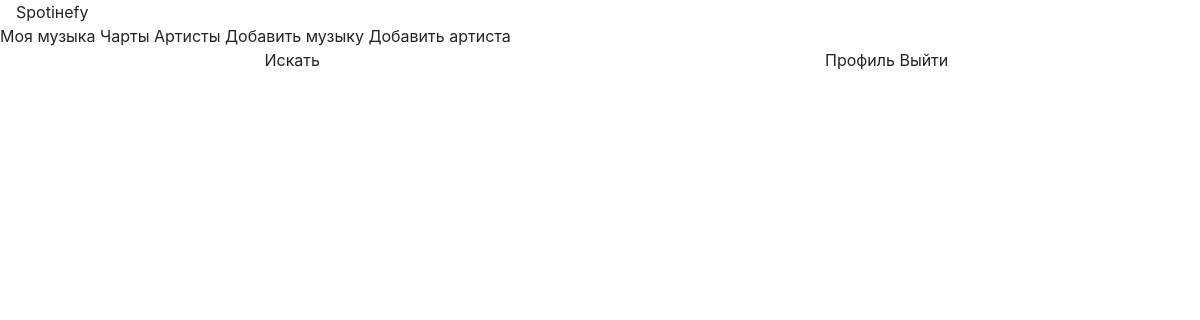
The app's page /artist/11, older data.
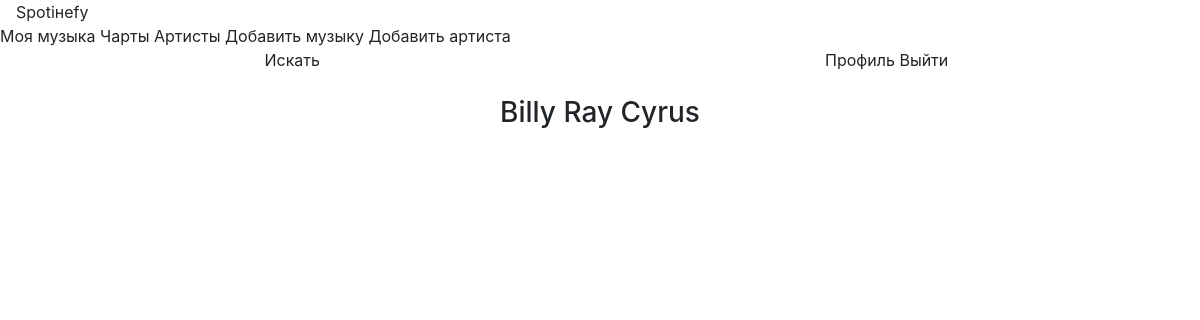
The same page, newer data.
### data/authors.py (models this page shows)
class Author(SqlAlchemyBase):
    __tablename__ = 'authors'
    id = sqlalchemy.Column(sqlalchemy.Integer,
                           primary_key=True, autoincrement=True)
    name = sqlalchemy.Column(sqlalchemy.String, nullable=True)
    songs = orm.relationship("Song", secondary="links")

### main.py (the view, shortened to what this page needs)
@app.route('/artist/<id>', methods=["POST", "GET"])
def give_artist(id):
    author = db_sess.query(Author).filter(Author.id == id).first()
    songs = []
    song_ids = list(db_sess.query(Link).filter(Link.author_id == id).all())
    song_ids = list(map(lambda x: x.song_id, song_ids))
    for i in range(len(song_ids)):
        songs.append(db_sess.query(Song).filter(Song.id == song_ids[i]).first())
    print(songs)
    return render_template("give_artist.html", author=author, songs=songs)

### templates/give_artist.html (shortened to what this page needs)
{% extends "base.html" %} {% block content %}
<div class = "search">
  <div style="display: flex">
    <div class="artist">
        <h3 align="center">{{author.name}}</h3>
    </div>
  </div>
</div>
{% endblock %}

Row changes from the older to the newer data that the page shows:
added Author: name "Billy Ray Cyrus"
